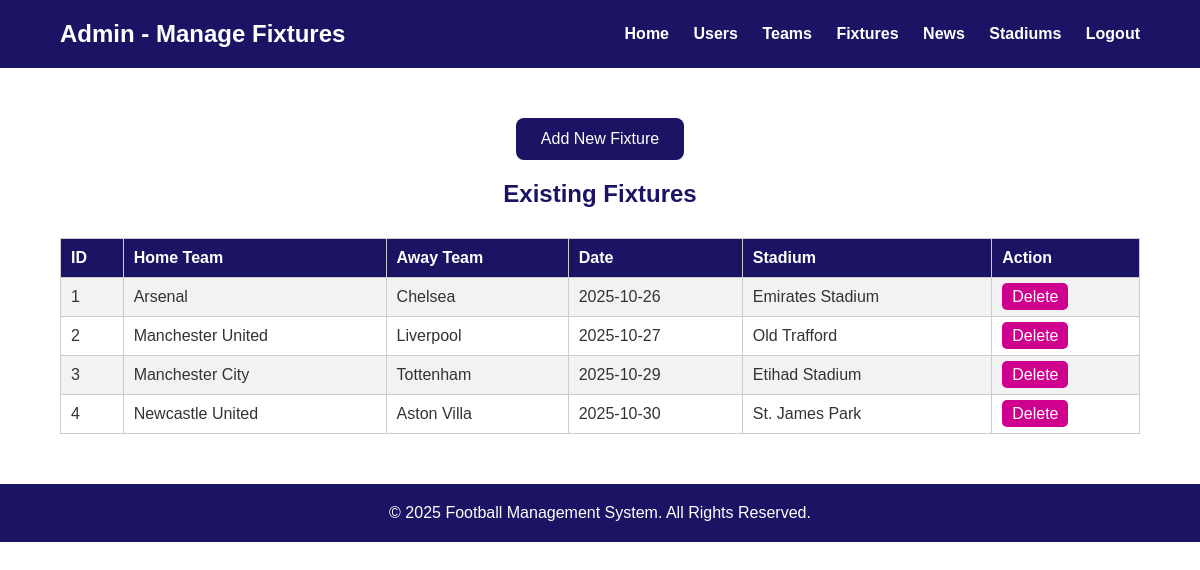
Screenshot of /admin/fixtures_manage.php (signed in) with the database file from the repository.
### tables this page shows
CREATE TABLE `fixtures` (
  `id` int(11) NOT NULL AUTO_INCREMENT,
  `home_team` varchar(100) NOT NULL,
  `away_team` varchar(100) NOT NULL,
  `match_date` date NOT NULL,
  `venue` varchar(150) NOT NULL,
  PRIMARY KEY (`id`)
);

### admin/fixtures_manage.php (the view, shortened to what this page needs)
<?php
include('../php/db_connect.php');
$fixtures_result = $conn->query("SELECT * FROM fixtures ORDER BY match_date ASC");
?>
<!DOCTYPE html>
<html lang="en">
<head>
<link rel="stylesheet" href="../css/style.css">
</head>
<body>
<header>
    <div class="container">
        <h1>Admin - Manage Fixtures</h1>
        <nav>
            <a href="../index.php">Home</a>
            <a href="users_manage.php">Users</a>
            <a href="teams_manage.php">Teams</a>
            <a href="fixtures_manage.php">Fixtures</a>
            <a href="news_manage.php">News</a>
            <a href="stadiums_manage.php">Stadiums</a>
            <a href="../php/logout.php">Logout</a>
        </nav>
    </div>
</header>
<main>
    <div class="container">
        <div class="add-btn-container">
            <button class="add-btn" id="openModal">Add New Fixture</button>
        </div>
        <h2>Existing Fixtures</h2>
        <table>
            <tr>
                <th>ID</th>
                <th>Home Team</th>
                <th>Away Team</th>
                <th>Date</th>
                <th>Stadium</th>
                <th>Action</th>
            </tr>
            <?php while($fixture = $fixtures_result->fetch_assoc()): ?>
            <tr>
                <td><?= htmlspecialchars($fixture['id']) ?></td>
                <td><?= htmlspecialchars($fixture['home_team']) ?></td>
                <td><?= htmlspecialchars($fixture['away_team']) ?></td>
                <td><?= htmlspecialchars($fixture['match_date']) ?></td>
                <td><?= htmlspecialchars($fixture['venue']) ?></td>
                <td>
                    <a href="fixtures_manage.php?delete_id=<?= $fixture['id'] ?>" class="delete-btn" onclick="return confirm('Are you sure you want to delete this fixture?')">Delete</a>
                </td>
            </tr>
            <?php endwhile; ?>
        </table>
    </div>
</main>
<footer>
    <p>&copy; 2025 Football Management System. All Rights Reserved.</p>
</footer>
</body>
</html>

### css/style.css (style rules this page uses)
* { margin: 0; padding: 0; box-sizing: border-box; font-family: 'Montserrat', Arial, sans-serif; }
:root { --primary-purple: #1B1464; --accent-yellow: #FFB400; --white: #FFFFFF; --dark-gray: #333333; --pl-purple: #37003c; --pl-pink: #d0008f; }
body { background-color: var(--white); color: var(--dark-gray); }
header { background-color: var(--primary-purple); color: var(--white); padding: 20px 0; }
header .container { width: 90%; max-width: 1200px; margin: 0 auto; display: flex; justify-content: space-between; align-items: center; }
header h1 { font-size: 24px; font-weight: bold; }
header nav a { color: var(--white); text-decoration: none; margin-left: 20px; font-weight: bold; transition: color 0.3s; }
footer { background-color: var(--primary-purple); color: var(--white); text-align: center; padding: 20px 0; margin-top: 50px; }

### admin/fixtures_manage.php (style rules this page uses)
.container { width: 90%; max-width: 1200px; margin: 50px auto; }
h2 { color: #1B1464; text-align: center; margin-bottom: 30px; }
table { width: 100%; border-collapse: collapse; margin-bottom: 30px; }
table, th, td { border: 1px solid #ccc; }
th, td { padding: 10px; text-align: left; }
th { background-color: #1B1464; color: #fff; }
tr:nth-child(even) { background-color: #f2f2f2; }
a.delete-btn { background-color: #d0008f; color: #fff; padding: 5px 10px; border-radius: 5px; text-decoration: none; transition: 0.2s; }
header nav a { margin-left: 20px; color: #fff; text-decoration: none; font-weight: bold; }
footer { text-align: center; margin-top: 50px; padding: 20px 0; background: #1B1464; color: #fff; }
.add-btn-container { text-align: center; margin-bottom: 20px; }
button.add-btn { background-color: #1B1464; color: #fff; padding: 12px 25px; border: none; border-radius: 8px; cursor: pointer; font-size: 16px; transition: 0.3s; }

### rows the page displays
fixtures: id "1", home_team "Arsenal", away_team "Chelsea", match_date "2025-10-26", venue "Emirates Stadium"
fixtures: id "2", home_team "Manchester United", away_team "Liverpool", match_date "2025-10-27", venue "Old Trafford"
fixtures: id "3", home_team "Manchester City", away_team "Tottenham", match_date "2025-10-29", venue "Etihad Stadium"
fixtures: id "4", home_team "Newcastle United", away_team "Aston Villa", match_date "2025-10-30", venue "St. James Park"
